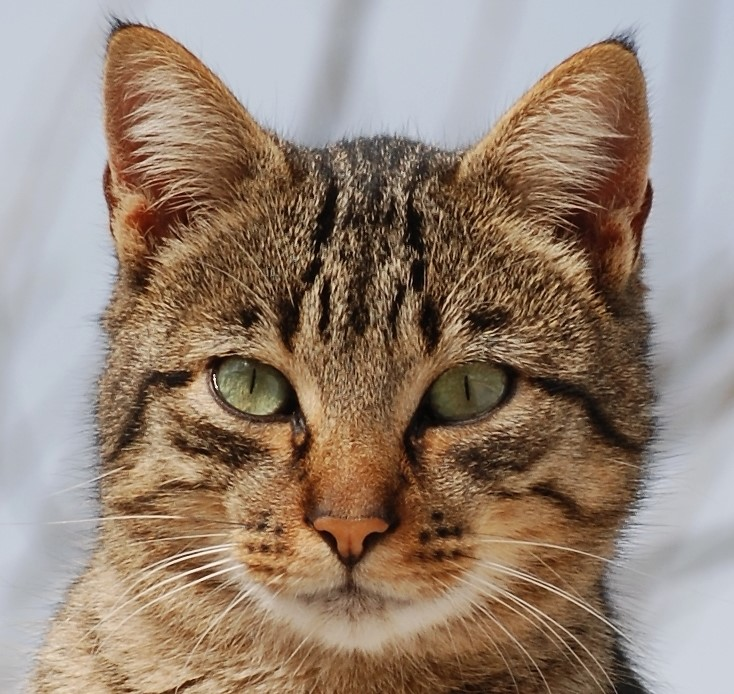
#> input picture input/test.jpg, 734 x 694 px
$ python main_par.py
#> lines starting #> are read from the running program, lines starting #| are printed output that depends on the picture
import numpy as np
import timeit
from PIL import Image
import matplotlib.pyplot as plt
from joblib import Parallel, delayed, dump, load
from tempfile import mkdtemp
import os


def lbp(input_img: np.ndarray, points: int, radius: float, proc: int) -> np.ndarray:
    height, width = input_img.shape

    savedir = mkdtemp()
    input_path = os.path.join(savedir, 'input.joblib')
    dump(input_img, input_path, compress=True)

    slice_height = np.ceil(height / proc).astype(int)
    output_slices = Parallel(n_jobs=proc)(delayed(sub_image_lbp)
                                          (input_path, points, radius, y, y + slice_height, 0, width)
                                          for y in range(0, height, slice_height))

    output = output_slices[0]
    for i in range(1, len(output_slices)):
        if output_slices[i] is not None:
            output = np.vstack((output, output_slices[i]))

    os.remove(input_path)
    output = (np.rint(output)).astype(np.uint8)
    return output


def sub_image_lbp(input_path: str, points: int, radius: float, start_y: int, end_y: int, start_x: int,
                  end_x: int) -> np.ndarray | None:
    input_img = load(input_path)
    height, width = input_img.shape

    start_x = start_x if start_x > -1 else 0
    start_y = start_y if start_y > -1 else 0
    end_x = end_x if end_x <= width else width
    end_y = end_y if end_y <= height else height

    if start_x >= width or start_y >= height or end_x <= 0 or end_y <= 0:
        return None

    int_radius = np.ceil(radius).astype(int)
    padded_input = np.pad(input_img, ((int_radius, int_radius), (int_radius, int_radius)), 'constant',
                          constant_values=(0, 0))

    slice_height = end_y - start_y
    slice_width = end_x - start_x
    output = np.zeros((slice_height, slice_width))

    for cy in range(slice_height):
        for cx in range(slice_width):
            lbp_val = 0
            p_vals = []
            for p in range(points):
                px = cx + start_x - radius * np.sin(2 * np.pi * p / points)
                py = cy + start_y + radius * np.cos(2 * np.pi * p / points)
                p_val = bilinear_interpolation(padded_input, px + int_radius, py + int_radius)
                p_vals.append(p_val)
                if p_val >= input_img[cy + start_y, cx + start_x]:
                    lbp_val += 1
            s = np.heaviside(np.subtract(p_vals, input_img[cy + start_y, cx + start_x]), 1)
            u = np.sum(np.abs(s[1:] - s[:-1]))
            if u > 2:
                lbp_val = points + 1
            output[cy, cx] = lbp_val
    output = (np.rint(output)).astype(np.uint8)
    return output


def bilinear_interpolation(input_img: np.ndarray, px, py) -> float:
    x1 = np.floor(px).astype(int)
    x2 = np.ceil(px).astype(int)
    y1 = np.floor(py).astype(int)
    y2 = np.ceil(py).astype(int)

    q11 = input_img[y1, x1]
    q12 = input_img[y2, x1]
    q22 = input_img[y2, x2]
    q21 = input_img[y1, x2]

    if x1 == x2 and y1 != y2:
        return q11 * ((y2 - py) / (y2 - y1)) + q12 * ((py - y1) / (y2 - y1))
    elif x1 != x2 and y1 == y2:
        return q11 * ((x2 - px) / (x2 - x1)) + q22 * ((px - x1) / (x2 - x1))
    elif x1 == x2 and y1 == y2:
        return input_img[y1, x1]
    else:
        return (1 / (x2 - x1) * (y2 - y1)) * (
                q11 * (x2 - px) * (y2 - py)
                + q21 * (px - x1) * (y2 - py)
                + q12 * (x2 - px) * (py - y1)
                + q22 * (px - x1) * (py - y1)
        )


if __name__ == '__main__':
    img = Image.open(r"./input/test.jpg").convert("L")
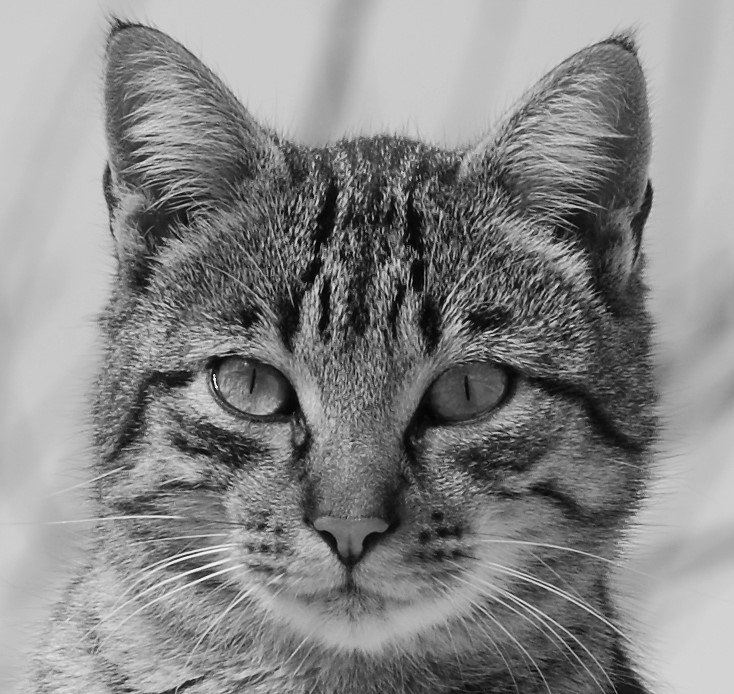
#> img: PIL image 734x694 L; min 2, max 251, mean 135.8
    in_img = np.asarray(img)

    pts = 8
    rd = 1

    output_img = None

    n_rep = 1
    times = []
    for p in range(5):
        processes = 2 ** p
        start_time = timeit.default_timer()
        for n in range(n_rep):
#> (the run stopped early here; a loop or call above may not have finished)
